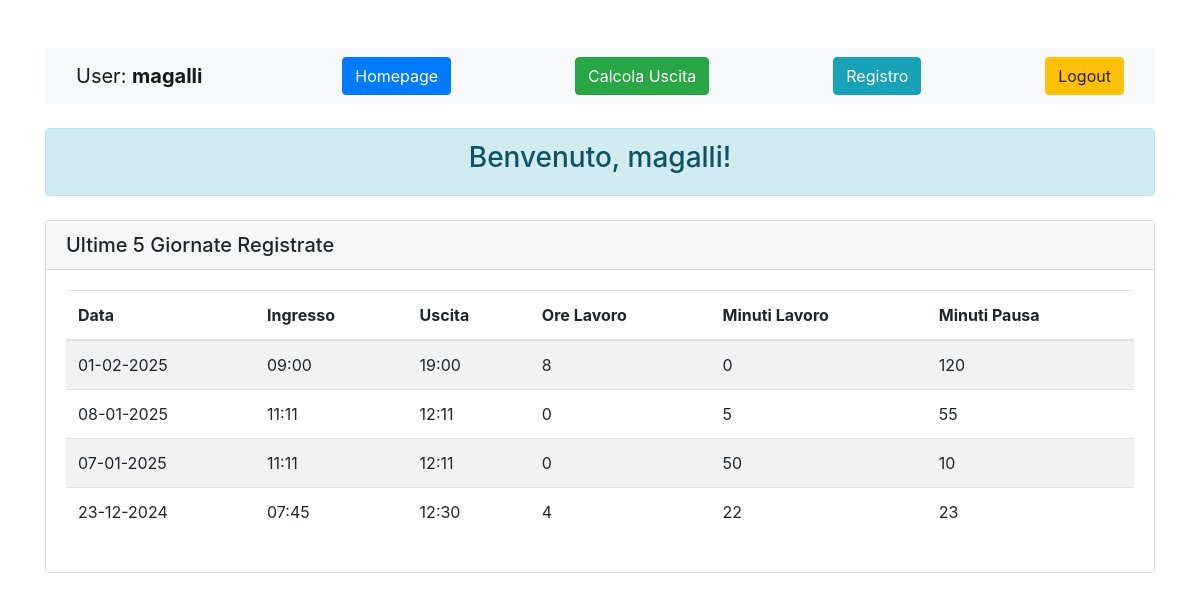
/quandoesco/ (signed in), run on an earlier commit of the app's database.
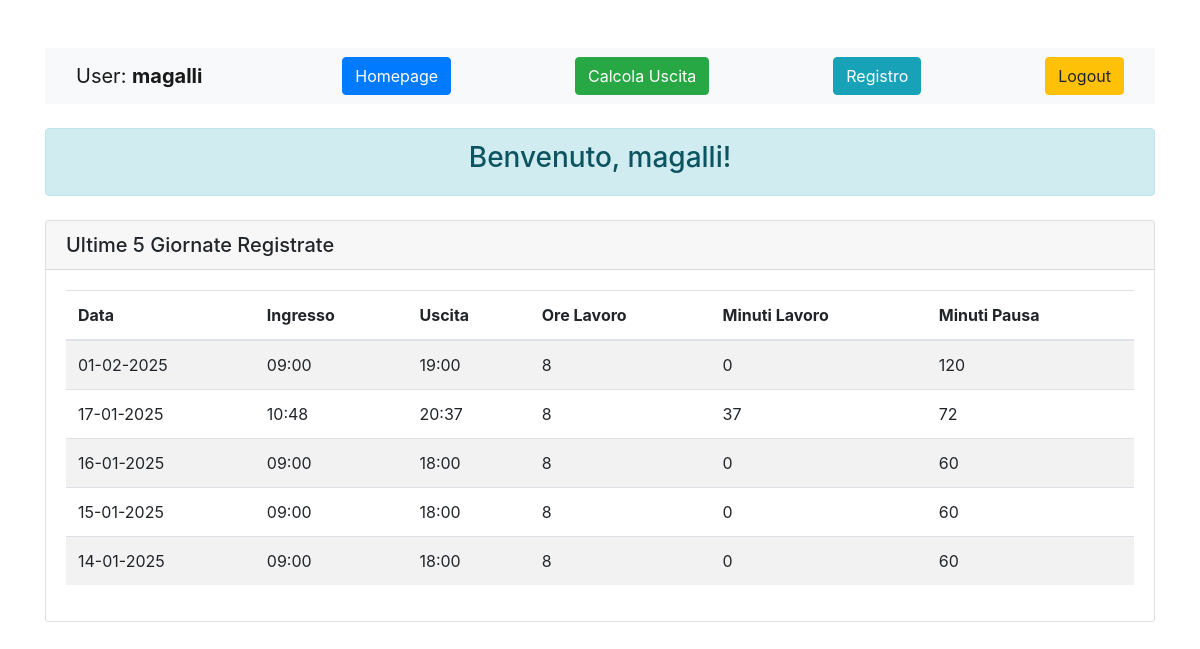
And on a later commit of the database.
### MyApp/models.py (models this page shows, shortened)
class Giornata(models.Model):
    user = models.ForeignKey(User, on_delete=models.CASCADE)
    data = models.DateField()
    ingresso = models.TimeField()
    uscita = models.TimeField()
    ore_lavorate = models.IntegerField()
    minuti_lavorati = models.IntegerField()
    minuti_pausa = models.IntegerField()
    class Meta:
        unique_together = ('user', 'data')  # Un utente può avere solo una 'Giornata' per ogni data

### MyApp/views.py (the view)
# urls.py: path('', views.homepage, name='homepage'),
@login_required()
def homepage(request):
    user = request.user
    giornate = Giornata.objects.filter(user=user).order_by('-data')[:5]
    return render(request, 'homepage.html', {
        'user': user,
        'giornate': giornate,
    })

### MyApp/templates/homepage.html (shortened to what this page needs)
<!DOCTYPE html>
<html lang="it">
<head>
    <link href="https://stackpath.bootstrapcdn.com/bootstrap/4.5.2/css/bootstrap.min.css" rel="stylesheet">
</head>
<body>
{% block content %}
    <div class="container mt-5">
        {% include "navbar.html" %}
        <div class="alert alert-info text-center mt-4">
            <h3>Benvenuto, {{ user.username }}!</h3>
        </div>
        <div class="card mt-4">
            <div class="card-header">
                <h5 class="mb-0">Ultime 5 Giornate Registrate</h5>
            </div>
            <div class="card-body">
                <table class="table table-striped">
                    <thead>
                    <tr>
                        <th>Data</th>
                        <th>Ingresso</th>
                        <th>Uscita</th>
                        <th>Ore Lavoro</th>
                        <th>Minuti Lavoro</th>
                        <th>Minuti Pausa</th>
                    </tr>
                    </thead>
                    <tbody>
                    {% for giornata in giornate %}
                        <tr>
                            <td>{{ giornata.data | date:'d-m-Y' }}</td>
                            <td>{{ giornata.ingresso | time:'H:i' }}</td>
                            <td>{{ giornata.uscita | time:'H:i' }}</td>
                            <td>{{ giornata.ore_lavorate }}</td>
                            <td>{{ giornata.minuti_lavorati }}</td>
                            <td>{{ giornata.minuti_pausa }}</td>
                        </tr>
                    {% empty %}
                        <tr>
                            <td colspan="4" class="text-center">Nessuna giornata registrata.</td>
                        </tr>
                    {% endfor %}
                    </tbody>
                </table>
            </div>
        </div>
    </div>
{% endblock %}
</body>
</html>

What changed in the data, as far as the page shows it:
no longer on this page (row unchanged): Giornata: data "08-01-2025", ingresso "11:11", uscita "12:11", ore_lavorate "0", minuti_lavorati "5", minuti_pausa "55"
no longer on this page (row unchanged): Giornata: data "07-01-2025", ingresso "11:11", uscita "12:11", ore_lavorate "0", minuti_lavorati "50", minuti_pausa "10"
no longer on this page (row unchanged): Giornata: data "23-12-2024", ingresso "07:45", uscita "12:30", ore_lavorate "4", minuti_lavorati "22", minuti_pausa "23"
added Giornata: data "17-01-2025", ingresso "10:48", uscita "20:37", ore_lavorate "8", minuti_lavorati "37", minuti_pausa "72"
added Giornata: data "16-01-2025", ingresso "09:00", uscita "18:00", ore_lavorate "8", minuti_lavorati "0", minuti_pausa "60"
added Giornata: data "15-01-2025", ingresso "09:00", uscita "18:00", ore_lavorate "8", minuti_lavorati "0", minuti_pausa "60"
added Giornata: data "14-01-2025", ingresso "09:00", uscita "18:00", ore_lavorate "8", minuti_lavorati "0", minuti_pausa "60"
